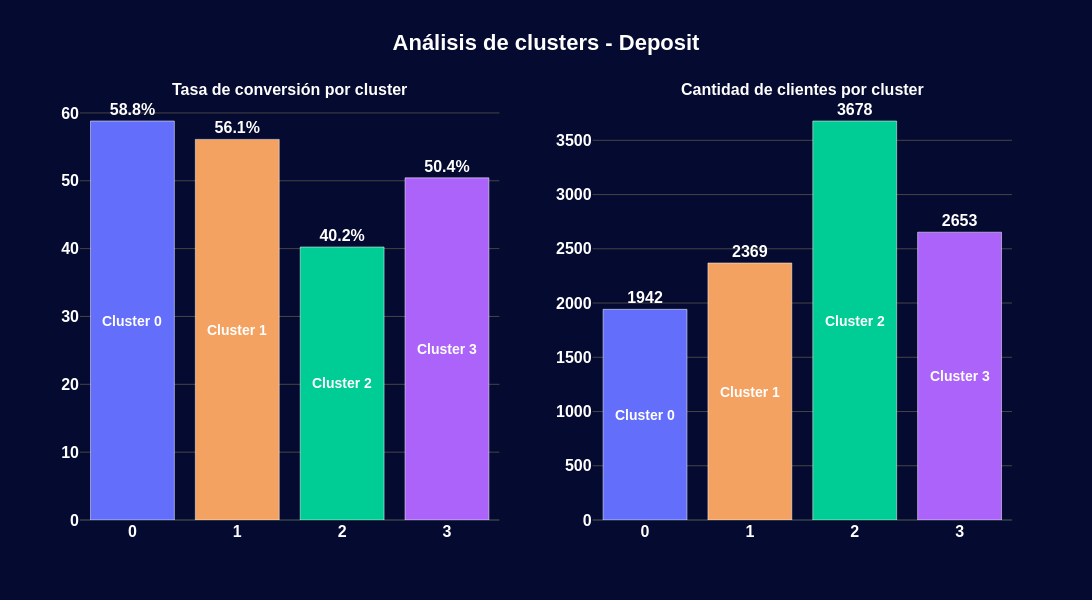
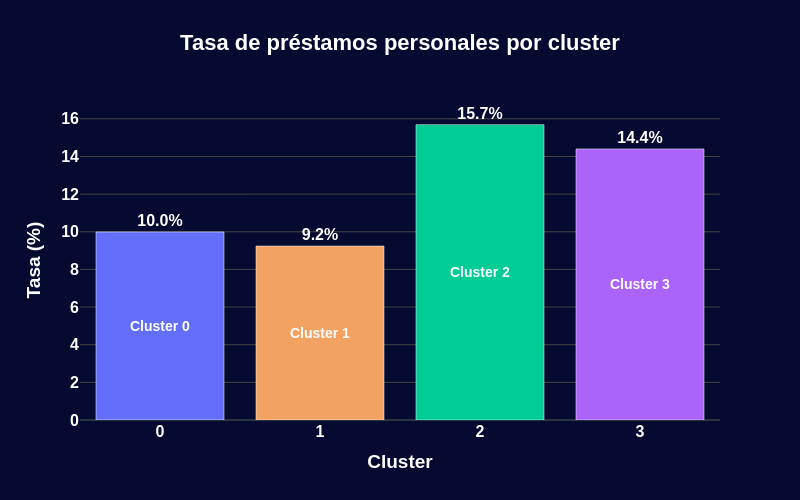
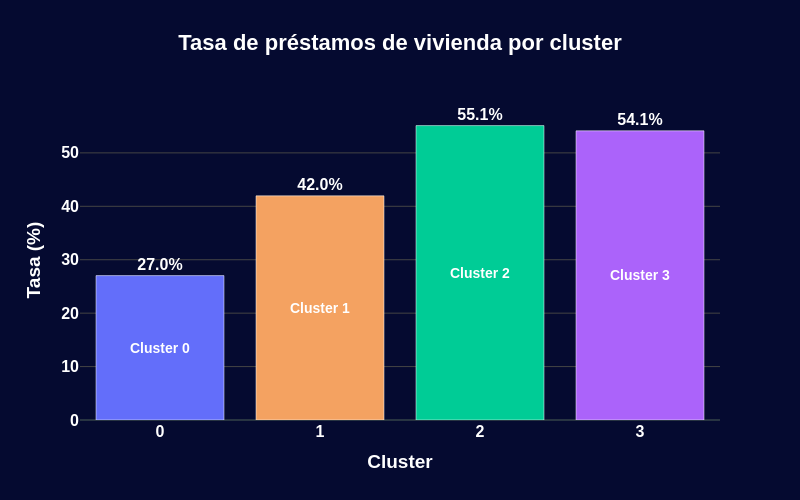

Notebook code for these charts, in order:
### Markdown cell above
--- 
## 9. Gráficos de Análisis
---

### Code cell
template='custom'
import plotly.graph_objects as go
from plotly.subplots import make_subplots

# Datos y Paleta de Colores
clientes_cluster = (
    df_demo['cluster']
    .value_counts()
    .sort_index()
)

# Paleta de colores para los clusters (0, 1, 2, 3)
colores_clusters = ['#636EFA', '#F4A261', '#00CC96', '#AB63FA'] # Sustituido rojo por naranja corporativo #F4A261

# Subplots para Deposit

fig_deposit = make_subplots(
    rows=1,
    cols=2,
    subplot_titles=(
        'Tasa de conversión por cluster',
        'Cantidad de clientes por cluster'
    )
)

# Tasa conversión Deposit
fig_deposit.add_trace(
    go.Bar(
        x=perfil_cluster_deposit['cluster'],
        y=perfil_cluster_deposit['tasa_conversion_deposit'],
        text="<b>" + perfil_cluster_deposit['tasa_conversion_deposit']
            .round(1)
            .astype(str) + '%</b>',
        textposition='outside',
        textfont=dict(color='white', weight='bold'),
        marker=dict(
            color=colores_clusters,
            line=dict(color='#FFFFFF', width=0.5)
        )
    ),
    row=1, col=1
)

# Cantidad clientes Deposit
fig_deposit.add_trace(
    go.Bar(
        x=clientes_cluster.index,
        y=clientes_cluster.values,
        text="<b>" + clientes_cluster.values.astype(str) + "</b>",
        textposition='outside',
        textfont=dict(color='white', weight='bold'),
        marker=dict(
            color=colores_clusters,
            line=dict(color='#FFFFFF', width=0.5)
        )
    ),
    row=1, col=2
)

# Añadir etiquetas internas para el Cluster en fig_deposit
# Subplot 1: Tasa de conversión
for i, row in perfil_cluster_deposit.iterrows():
    fig_deposit.add_annotation(
        x=row['cluster'],
        y=row['tasa_conversion_deposit'] / 2,
        text=f"<b>Cluster {int(row['cluster'])}</b>",
        showarrow=False,
        font=dict(color='white', size=14, weight='bold'),
        xanchor='center',
        yanchor='middle',
        row=1, col=1
    )

# Subplot 2: Cantidad de clientes
for i, (cluster_idx, valor) in enumerate(clientes_cluster.items()):
    fig_deposit.add_annotation(
        x=cluster_idx,
        y=valor / 2,
        text=f"<b>Cluster {int(cluster_idx)}</b>",
        showarrow=False,
        font=dict(color='white', size=14, weight='bold'),
        xanchor='center',
        yanchor='middle',
        row=1, col=2
    )

# Análisis de clusters - Deposit
fig_deposit.update_layout(
    template='custom',
    title='Análisis de clusters - Deposit',
    title_x=0.5,
    xaxis=dict(
        tickmode='array',
        tickvals=[0, 1, 2, 3],
        ticktext=['0', '1', '2', '3']
    ),
    xaxis2=dict(
        tickmode='array',
        tickvals=[0, 1, 2, 3],
        ticktext=['0', '1', '2', '3']
    ),
    height=600,
    width=1200,
    showlegend=False,
    font=dict(family='Arial', size=16, color='white', weight='bold'),
    paper_bgcolor='#050a30',
    plot_bgcolor='#050a30',
    yaxis=dict(showgrid=True, gridcolor='#444'),
    yaxis2=dict(showgrid=True, gridcolor='#444')
)
fig_deposit.show()


# Gráfico para Loan

fig_loan = go.Figure()
# Trazas Loan
fig_loan.add_trace(
    go.Bar(
        x=perfil_cluster_loan['cluster'],
        y=perfil_cluster_loan['tasa_prestamo_personal'],
        text="<b>" + perfil_cluster_loan['tasa_prestamo_personal']
            .round(1)
            .astype(str) + '%</b>',
        textposition='outside',
        textfont=dict(color='white', weight='bold'),
        marker=dict(
            color=colores_clusters,
            line=dict(color='#FFFFFF', width=0.5)
        )
    )
)

# Añadir etiquetas internas para el Cluster
for i, row in perfil_cluster_loan.iterrows():
    fig_loan.add_annotation(
        x=row['cluster'],
        y=row['tasa_prestamo_personal'] / 2,
        text=f"<b>Cluster {int(row['cluster'])}</b>",
        showarrow=False,
        font=dict(color='white', size=14, weight='bold'),
        xanchor='center',
        yanchor='middle'
    )
# Gráfico para Loan
fig_loan.update_layout(
    template='custom',
    title='Tasa de préstamos personales por cluster',
    title_x=0.5,
    height=500,
    width=800,
    showlegend=False,
    xaxis_title='Cluster',
    yaxis_title='Tasa (%)',
    yaxis=dict(range=[0, 17], showgrid=True, gridcolor='#444'),
    xaxis=dict(
        tickmode='array',
        tickvals=[0, 1, 2, 3],
        ticktext=['0', '1', '2', '3']
    ),
    font=dict(family='Arial', size=16, color='white', weight='bold'),
    paper_bgcolor='#050a30',
    plot_bgcolor='#050a30'
)
fig_loan.show()


# Gráfico para Housing

fig_housing = go.Figure()
# Trazas Housing
fig_housing.add_trace(
    go.Bar(
        x=perfil_cluster_housing['cluster'],
        y=perfil_cluster_housing['tasa_prestamo_vivienda'],
        text="<b>" + perfil_cluster_housing['tasa_prestamo_vivienda']
            .round(1)
            .astype(str) + '%</b>',
        textposition='outside',
        textfont=dict(color='white', weight='bold'),
        marker=dict(
            color=colores_clusters,
            line=dict(color='#FFFFFF', width=0.5)
        )
    )
)
# Añadir etiquetas internas para el Cluster en fig_housing
for i, row in perfil_cluster_housing.iterrows():
    fig_housing.add_annotation(
        x=row['cluster'],
        y=row['tasa_prestamo_vivienda'] / 2,
        text=f"<b>Cluster {int(row['cluster'])}</b>",
        showarrow=False,
        font=dict(color='white', size=14, weight='bold'),
        xanchor='center',
        yanchor='middle'
    )
# Gráfico para Housing
fig_housing.update_layout(
    template='custom',
    title='Tasa de préstamos de vivienda por cluster',
    title_x=0.5,
    height=500,
    width=800,
    showlegend=False,
    xaxis_title='Cluster',
    yaxis_title='Tasa (%)',
    yaxis=dict(range=[0, 59.9], showgrid=True, gridcolor='#444', dtick=10),
    xaxis=dict(
        tickmode='array',
        tickvals=[0, 1, 2, 3],
        ticktext=['0', '1', '2', '3']
    ),
    font=dict(family='Arial', size=16, color='white', weight='bold'),
    paper_bgcolor='#050a30',
    plot_bgcolor='#050a30'
)
fig_housing.show()

### Figure 1 — Plotly figure (JSON) as saved in the notebook; plotly's stock layout.template omitted (floating-point values rounded to 4 significant figures)
{"data": [{"marker": {"color": ["#636EFA", "#F4A261", "#00CC96", "#AB63FA"], "line": {"color": "#FFFFFF", "width": 0.5}}, "text": ["<b>58.8%</b>", "<b>56.1%</b>", "<b>40.2%</b>", "<b>50.4%</b>"], "textfont": {"color": "white", "weight": "bold"}, "textposition": "outside", "x": [0, 1, 2, 3], "y": [58.81, 56.1, 40.24, 50.43], "type": "bar", "xaxis": "x", "yaxis": "y"}, {"marker": {"color": ["#636EFA", "#F4A261", "#00CC96", "#AB63FA"], "line": {"color": "#FFFFFF", "width": 0.5}}, "text": ["<b>1942</b>", "<b>2369</b>", "<b>3678</b>", "<b>2653</b>"], "textfont": {"color": "white", "weight": "bold"}, "textposition": "outside", "x": [0, 1, 2, 3], "y": [1942, 2369, 3678, 2653], "type": "bar", "xaxis": "x2", "yaxis": "y2"}], "layout": {"xaxis": {"anchor": "y", "domain": [0.0, 0.45], "tickmode": "array", "tickvals": [0, 1, 2, 3], "ticktext": ["0", "1", "2", "3"]}, "yaxis": {"anchor": "x", "domain": [0.0, 1.0], "showgrid": true, "gridcolor": "#444"}, "xaxis2": {"anchor": "y2", "domain": [0.55, 1.0], "tickmode": "array", "tickvals": [0, 1, 2, 3], "ticktext": ["0", "1", "2", "3"]}, "yaxis2": {"anchor": "x2", "domain": [0.0, 1.0], "showgrid": true, "gridcolor": "#444"}, "annotations": [{"font": {"size": 16}, "showarrow": false, "text": "Tasa de conversión por cluster", "x": 0.225, "xanchor": "center", "xref": "paper", "y": 1.0, "yanchor": "bottom", "yref": "paper"}, {"font": {"size": 16}, "showarrow": false, "text": "Cantidad de clientes por cluster", "x": 0.775, "xanchor": "center", "xref": "paper", "y": 1.0, "yanchor": "bottom", "yref": "paper"}, {"font": {"color": "white", "size": 14, "weight": "bold"}, "showarrow": false, "text": "<b>Cluster 0</b>", "x": 0, "xanchor": "center", "xref": "x", "y": 29.41, "yanchor": "middle", "yref": "y"}, {"font": {"color": "white", "size": 14, "weight": "bold"}, "showarrow": false, "text": "<b>Cluster 1</b>", "x": 1, "xanchor": "center", "xref": "x", "y": 28.05, "yanchor": "middle", "yref": "y"}, {"font": {"color": "white", "size": 14, "weight": "bold"}, "showarrow": false, "text": "<b>Cluster 2</b>", "x": 2, "xanchor": "center", "xref": "x", "y": 20.12, "yanchor": "middle", "yref": "y"}, {"font": {"color": "white", "size": 14, "weight": "bold"}, "showarrow": false, "text": "<b>Cluster 3</b>", "x": 3, "xanchor": "center", "xref": "x", "y": 25.21, "yanchor": "middle", "yref": "y"}, {"font": {"color": "white", "size": 14, "weight": "bold"}, "showarrow": false, "text": "<b>Cluster 0</b>", "x": 0, "xanchor": "center", "xref": "x2", "y": 971.0, "yanchor": "middle", "yref": "y2"}, {"font": {"color": "white", "size": 14, "weight": "bold"}, "showarrow": false, "text": "<b>Cluster 1</b>", "x": 1, "xanchor": "center", "xref": "x2", "y": 1184.0, "yanchor": "middle", "yref": "y2"}, {"font": {"color": "white", "size": 14, "weight": "bold"}, "showarrow": false, "text": "<b>Cluster 2</b>", "x": 2, "xanchor": "center", "xref": "x2", "y": 1839.0, "yanchor": "middle", "yref": "y2"}, {"font": {"color": "white", "size": 14, "weight": "bold"}, "showarrow": false, "text": "<b>Cluster 3</b>", "x": 3, "xanchor": "center", "xref": "x2", "y": 1326.0, "yanchor": "middle", "yref": "y2"}], "title": {"text": "Análisis de clusters - Deposit", "x": 0.5}, "font": {"family": "Arial", "size": 16, "color": "white", "weight": "bold"}, "height": 600, "width": 1200, "showlegend": false, "paper_bgcolor": "#050a30", "plot_bgcolor": "#050a30"}}

### Figure 2 — Plotly figure (JSON) as saved in the notebook; plotly's stock layout.template omitted (floating-point values rounded to 4 significant figures)
{"data": [{"marker": {"color": ["#636EFA", "#F4A261", "#00CC96", "#AB63FA"], "line": {"color": "#FFFFFF", "width": 0.5}}, "text": ["<b>10.0%</b>", "<b>9.2%</b>", "<b>15.7%</b>", "<b>14.4%</b>"], "textfont": {"color": "white", "weight": "bold"}, "textposition": "outside", "x": [0, 1, 2, 3], "y": [9.99, 9.24, 15.69, 14.4], "type": "bar"}], "layout": {"annotations": [{"font": {"color": "white", "size": 14, "weight": "bold"}, "showarrow": false, "text": "<b>Cluster 0</b>", "x": 0, "xanchor": "center", "y": 4.995, "yanchor": "middle"}, {"font": {"color": "white", "size": 14, "weight": "bold"}, "showarrow": false, "text": "<b>Cluster 1</b>", "x": 1, "xanchor": "center", "y": 4.62, "yanchor": "middle"}, {"font": {"color": "white", "size": 14, "weight": "bold"}, "showarrow": false, "text": "<b>Cluster 2</b>", "x": 2, "xanchor": "center", "y": 7.845, "yanchor": "middle"}, {"font": {"color": "white", "size": 14, "weight": "bold"}, "showarrow": false, "text": "<b>Cluster 3</b>", "x": 3, "xanchor": "center", "y": 7.2, "yanchor": "middle"}], "title": {"text": "Tasa de préstamos personales por cluster", "x": 0.5}, "yaxis": {"title": {"text": "Tasa (%)"}, "range": [0, 17], "showgrid": true, "gridcolor": "#444"}, "xaxis": {"title": {"text": "Cluster"}, "tickmode": "array", "tickvals": [0, 1, 2, 3], "ticktext": ["0", "1", "2", "3"]}, "font": {"family": "Arial", "size": 16, "color": "white", "weight": "bold"}, "height": 500, "width": 800, "showlegend": false, "paper_bgcolor": "#050a30", "plot_bgcolor": "#050a30"}}

### Figure 3 — Plotly figure (JSON) as saved in the notebook; plotly's stock layout.template omitted (floating-point values rounded to 4 significant figures)
{"data": [{"marker": {"color": ["#636EFA", "#F4A261", "#00CC96", "#AB63FA"], "line": {"color": "#FFFFFF", "width": 0.5}}, "text": ["<b>27.0%</b>", "<b>42.0%</b>", "<b>55.1%</b>", "<b>54.1%</b>"], "textfont": {"color": "white", "weight": "bold"}, "textposition": "outside", "x": [0, 1, 2, 3], "y": [27.03, 41.96, 55.11, 54.13], "type": "bar"}], "layout": {"annotations": [{"font": {"color": "white", "size": 14, "weight": "bold"}, "showarrow": false, "text": "<b>Cluster 0</b>", "x": 0, "xanchor": "center", "y": 13.52, "yanchor": "middle"}, {"font": {"color": "white", "size": 14, "weight": "bold"}, "showarrow": false, "text": "<b>Cluster 1</b>", "x": 1, "xanchor": "center", "y": 20.98, "yanchor": "middle"}, {"font": {"color": "white", "size": 14, "weight": "bold"}, "showarrow": false, "text": "<b>Cluster 2</b>", "x": 2, "xanchor": "center", "y": 27.55, "yanchor": "middle"}, {"font": {"color": "white", "size": 14, "weight": "bold"}, "showarrow": false, "text": "<b>Cluster 3</b>", "x": 3, "xanchor": "center", "y": 27.07, "yanchor": "middle"}], "title": {"text": "Tasa de préstamos de vivienda por cluster", "x": 0.5}, "yaxis": {"title": {"text": "Tasa (%)"}, "range": [0, 59.9], "showgrid": true, "gridcolor": "#444", "dtick": 10}, "xaxis": {"title": {"text": "Cluster"}, "tickmode": "array", "tickvals": [0, 1, 2, 3], "ticktext": ["0", "1", "2", "3"]}, "font": {"family": "Arial", "size": 16, "color": "white", "weight": "bold"}, "height": 500, "width": 800, "showlegend": false, "paper_bgcolor": "#050a30", "plot_bgcolor": "#050a30"}}
